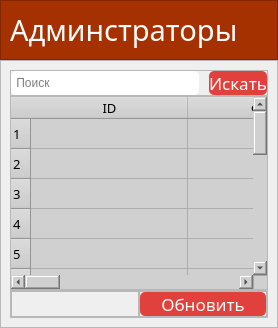
         <widget class="QWidget" name="admin">
          <layout class="QVBoxLayout" name="verticalLayout_10">
           <property name="spacing">
            <number>0</number>
           </property>
           <property name="leftMargin">
            <number>0</number>
           </property>
           <property name="topMargin">
            <number>0</number>
           </property>
           <property name="rightMargin">
            <number>0</number>
           </property>
           <property name="bottomMargin">
            <number>0</number>
           </property>
           <item>
            <widget class="QFrame" name="title_admin">
             <property name="maximumSize">
              <size>
               <width>16777215</width>
               <height>100</height>
              </size>
             </property>
             <property name="styleSheet">
              <string notr="true">background-color: rgb(166, 49, 0);</string>
             </property>
             <property name="frameShape">
              <enum>QFrame::StyledPanel</enum>
             </property>
             <property name="frameShadow">
              <enum>QFrame::Raised</enum>
             </property>
             <layout class="QVBoxLayout" name="verticalLayout_14">
              <item>
               <widget class="QLabel" name="title_3">
                <property name="font">
                 <font>
                  <family>Montserrat Medium</family>
                  <pointsize>22</pointsize>
                 </font>
                </property>
                <property name="styleSheet">
                 <string notr="true">color: #ffffff;</string>
                </property>
                <property name="text">
                 <string>Админстраторы</string>
                </property>
               </widget>
              </item>
             </layout>
            </widget>
           </item>
           <item>
            <widget class="QFrame" name="window_admin">
             <property name="maximumSize">
              <size>
               <width>16777215</width>
               <height>700</height>
              </size>
             </property>
             <property name="frameShape">
              <enum>QFrame::StyledPanel</enum>
             </property>
             <property name="frameShadow">
              <enum>QFrame::Raised</enum>
             </property>
             <layout class="QVBoxLayout" name="verticalLayout_114">
              <property name="spacing">
               <number>0</number>
              </property>
              <item>
               <widget class="QFrame" name="frame_50">
                <property name="maximumSize">
                 <size>
                  <width>16777215</width>
                  <height>60</height>
                 </size>
                </property>
                <property name="frameShape">
                 <enum>QFrame::StyledPanel</enum>
                </property>
                <property name="frameShadow">
                 <enum>QFrame::Raised</enum>
                </property>
                <layout class="QHBoxLayout" name="horizontalLayout_107">
                 <property name="spacing">
                  <number>10</number>
                 </property>
                 <property name="leftMargin">
                  <number>0</number>
                 </property>
                 <property name="topMargin">
                  <number>0</number>
                 </property>
                 <property name="rightMargin">
                  <number>0</number>
                 </property>
                 <property name="bottomMargin">
                  <number>0</number>
                 </property>
                 <item>
                  <widget class="QLineEdit" name="text_search_admin">
                   <property name="maximumSize">
                    <size>
                     <width>855</width>
                     <height>40</height>
                    </size>
                   </property>
                   <property name="styleSheet">
                    <string notr="true">color: rgb(0, 0, 0);
background-color: rgb(255, 255, 255);
border-radius: 5px;
font: 57 13pt &quot;Montserrat Medium&quot;;</string>
                   </property>
                   <property name="dragEnabled">
                    <bool>false</bool>
                   </property>
                   <property name="readOnly">
                    <bool>false</bool>
                   </property>
                   <property name="placeholderText">
                    <string> Поиск</string>
                   </property>
                  </widget>
                 </item>
                 <item>
                  <widget class="QPushButton" name="btn_search_admin">
                   <property name="maximumSize">
                    <size>
                     <width>210</width>
                     <height>40</height>
                    </size>
                   </property>
                   <property name="font">
                    <font>
                     <family>Montserrat Medium</family>
                     <pointsize>13</pointsize>
                     <weight>7</weight>
                     <italic>false</italic>
                     <bold>false</bold>
                    </font>
                   </property>
                   <property name="styleSheet">
                    <string notr="true">QPushButton{
background-color: rgb(224, 65, 61);
color: #fff;
border-radius: 5px;
	font: 57 13pt &quot;Montserrat Medium&quot;;
}

QPushButton:hover{
background-color: rgb(204, 5, 0);
}</string>
                   </property>
                   <property name="text">
                    <string>Искать</string>
                   </property>
                  </widget>
                 </item>
                </layout>
               </widget>
              </item>
              <item>
               <widget class="QFrame" name="visits_3">
                <property name="maximumSize">
                 <size>
                  <width>16777215</width>
                  <height>550</height>
                 </size>
                </property>
                <property name="font">
                 <font>
                  <family>Montserrat Medium</family>
                 </font>
                </property>
                <property name="frameShape">
                 <enum>QFrame::StyledPanel</enum>
                </property>
                <property name="frameShadow">
                 <enum>QFrame::Raised</enum>
                </property>
                <layout class="QVBoxLayout" name="verticalLayout_115">
                 <property name="spacing">
                  <number>0</number>
                 </property>
                 <property name="leftMargin">
                  <number>0</number>
                 </property>
                 <property name="topMargin">
                  <number>0</number>
                 </property>
                 <property name="rightMargin">
                  <number>0</number>
                 </property>
                 <property name="bottomMargin">
                  <number>0</number>
                 </property>
                 <item>
                  <widget class="QTableWidget" name="table_visits_3">
                   <property name="font">
                    <font>
                     <family>Montserrat Medium</family>
                     <pointsize>10</pointsize>
                     <weight>7</weight>
                     <italic>false</italic>
                     <bold>false</bold>
                    </font>
                   </property>
                   <property name="styleSheet">
                    <string notr="true">background-color: rgb(208, 208, 208); 
color: black;
border: 0;
alternate-background-color: #606060;
selection-background-color: #282828;
font: 57 10pt &quot;Montserrat Medium&quot;;
</string>
                   </property>
                   <property name="sortingEnabled">
                    <bool>true</bool>
                   </property>
                   <property name="rowCount">
                    <number>17</number>
                   </property>
                   <property name="columnCount">
                    <number>6</number>
                   </property>
                   <attribute name="horizontalHeaderCascadingSectionResizes">
                    <bool>false</bool>
                   </attribute>
                   <attribute name="horizontalHeaderDefaultSectionSize">
                    <number>157</number>
                   </attribute>
                   <attribute name="horizontalHeaderShowSortIndicator" stdset="0">
                    <bool>true</bool>
                   </attribute>
                   <attribute name="horizontalHeaderStretchLastSection">
                    <bool>true</bool>
                   </attribute>
                   <attribute name="verticalHeaderCascadingSectionResizes">
                    <bool>false</bool>
                   </attribute>
                   <attribute name="verticalHeaderDefaultSectionSize">
                    <number>30</number>
                   </attribute>
                   <row/>
                   <row/>
                   <row/>
                   <row/>
                   <row/>
                   <row/>
                   <row/>
                   <row/>
                   <row/>
                   <row/>
                   <row/>
                   <row/>
                   <row/>
                   <row/>
                   <row/>
                   <row/>
                   <row/>
                   <column>
                    <property name="text">
                     <string>ID</string>
                    </property>
                   </column>
                   <column>
                    <property name="text">
                     <string>ФИО</string>
                    </property>
                   </column>
                   <column>
                    <property name="text">
                     <string>Дата работы</string>
                    </property>
                   </column>
                   <column>
                    <property name="text">
                     <string>Дата рождения</string>
                    </property>
                   </column>
                   <column>
                    <property name="text">
                     <string>Телефон</string>
                    </property>
                   </column>
                   <column>
                    <property name="text">
                     <string>Email</string>
                    </property>
                   </column>
                  </widget>
                 </item>
                </layout>
               </widget>
              </item>
              <item>
               <widget class="QFrame" name="frame_51">
                <property name="maximumSize">
                 <size>
                  <width>16777215</width>
                  <height>100</height>
                 </size>
                </property>
                <property name="font">
                 <font>
                  <kerning>false</kerning>
                 </font>
                </property>
                <property name="frameShape">
                 <enum>QFrame::StyledPanel</enum>
                </property>
                <property name="frameShadow">
                 <enum>QFrame::Raised</enum>
                </property>
                <layout class="QHBoxLayout" name="horizontalLayout_108">
                 <property name="spacing">
                  <number>0</number>
                 </property>
                 <property name="leftMargin">
                  <number>0</number>
                 </property>
                 <property name="topMargin">
                  <number>0</number>
                 </property>
                 <property name="rightMargin">
                  <number>0</number>
                 </property>
                 <property name="bottomMargin">
                  <number>0</number>
                 </property>
                 <item>
                  <widget class="QFrame" name="frame_52">
                   <property name="maximumSize">
                    <size>
                     <width>1200</width>
                     <height>16777215</height>
                    </size>
                   </property>
                   <property name="frameShape">
                    <enum>QFrame::StyledPanel</enum>
                   </property>
                   <property name="frameShadow">
                    <enum>QFrame::Raised</enum>
                   </property>
                  </widget>
                 </item>
                 <item>
                  <widget class="QFrame" name="frame_53">
                   <property name="maximumSize">
                    <size>
                     <width>215</width>
                     <height>80</height>
                    </size>
                   </property>
                   <property name="frameShape">
                    <enum>QFrame::StyledPanel</enum>
                   </property>
                   <property name="frameShadow">
                    <enum>QFrame::Raised</enum>
                   </property>
                   <layout class="QHBoxLayout" name="horizontalLayout_109">
                    <property name="leftMargin">
                     <number>0</number>
                    </property>
                    <property name="topMargin">
                     <number>0</number>
                    </property>
                    <property name="rightMargin">
                     <number>0</number>
                    </property>
                    <property name="bottomMargin">
                     <number>0</number>
                    </property>
                    <item>
                     <widget class="QPushButton" name="btn_apdate__admin">
                      <property name="maximumSize">
                       <size>
                        <width>210</width>
                        <height>40</height>
                       </size>
                      </property>
                      <property name="font">
                       <font>
                        <family>Montserrat Medium</family>
                        <pointsize>13</pointsize>
                        <weight>7</weight>
                        <italic>false</italic>
                        <bold>false</bold>
                       </font>
                      </property>
                      <property name="styleSheet">
                       <string notr="true">QPushButton{
background-color: rgb(224, 65, 61);
color: #fff;
border-radius: 5px;
font: 57 13pt &quot;Montserrat Medium&quot;;
}

QPushButton:hover{
background-color: rgb(204, 5, 0);
}</string>
                      </property>
                      <property name="text">
                       <string>Обновить</string>
                      </property>
                     </widget>
                    </item>
                   </layout>
                  </widget>
                 </item>
                </layout>
               </widget>
              </item>
             </layout>
            </widget>
           </item>
          </layout>
         </widget>
